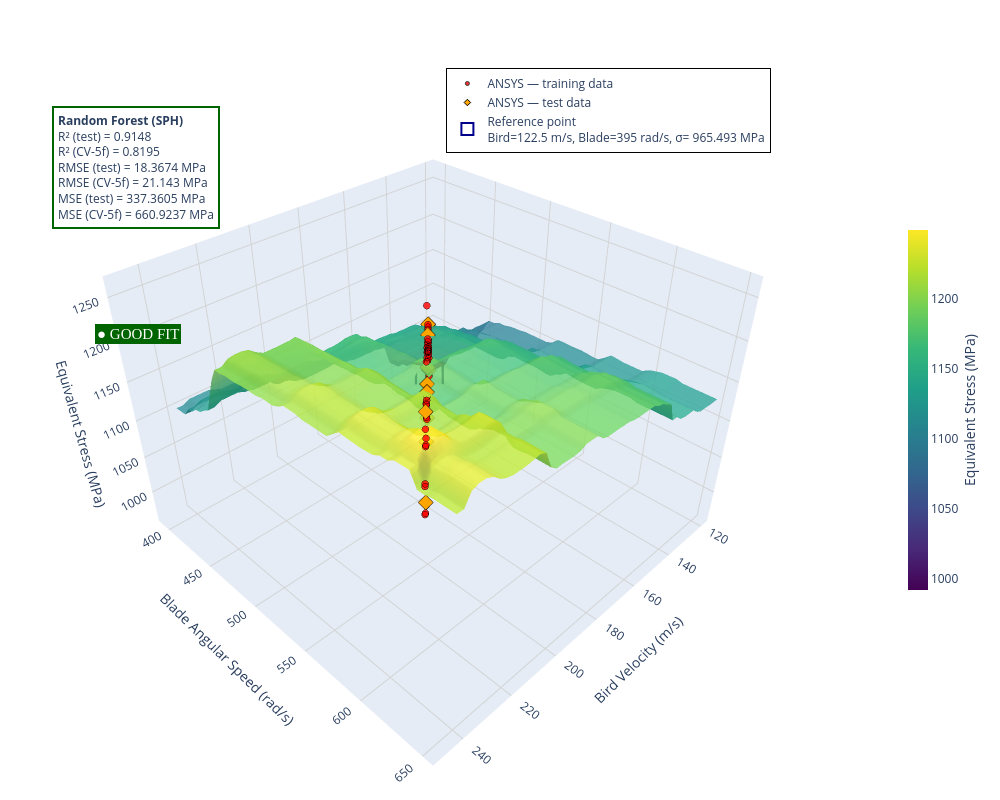

The notebook cell this image was saved under:
### Markdown cell above
# Equivalent_Stress_Maximum

### Code cell
import numpy as np
import pandas as pd
import plotly.graph_objects as go

# --- 1. PREPARE GRID FOR SURFACE (SPH Specific Features) ---
# X: Bird Velocity | Y: Blade Angular Speed
bird_range = np.linspace(120, 240, 50)
blade_range = np.linspace(400, 650, 50)
BIRD, BLADE = np.meshgrid(bird_range, blade_range)

# SPH features = ['Angular_Velocity_Z_Component', 'Velocity_2_Z_Component']
grid_df_sph = pd.DataFrame({
    'Angular_Velocity_Z_Component': BLADE.ravel(),
    'Velocity_2_Z_Component': BIRD.ravel()
})

# Predict surface using SPH RF model (Target already converted to MPa in your script)
Z_pred_stress_sph = rf_model['equivalant_stress'].predict(grid_df_sph).reshape(BIRD.shape)

# --- 2. GENERATE THE VISUALIZATION ---
# Reference point from Figure 11/Table 6 context
ref_bird, ref_blade, ref_sigma = 122.5, 395, 9.654931e+08 * 10**(-6) # Placeholder for SPH baseline stress in MPa

fig = go.Figure()

# A. The Predicted Equivalent Stress Surface
fig.add_trace(go.Surface(
    x=bird_range, y=blade_range, z=Z_pred_stress_sph,
    colorscale='Viridis', opacity=0.8, showlegend=False,
    colorbar=dict(
        title=dict(text='Equivalent Stress (MPa)', side='right'),
        thickness=20, len=0.5, x=1.05
    )
))

# B. ANSYS — Training Data (Red Circles)
fig.add_trace(go.Scatter3d(
    x=X_train['Velocity_2_Z_Component'], 
    y=X_train['Angular_Velocity_Z_Component'], 
    z=y_train['equivalant_stress'],
    mode='markers', 
    marker=dict(size=4, color='red', opacity=0.8, line=dict(color='black', width=1)),
    name='ANSYS — training data'
))

# C. ANSYS — Test Data (Orange Diamonds)
fig.add_trace(go.Scatter3d(
    x=X_test['Velocity_2_Z_Component'], 
    y=X_test['Angular_Velocity_Z_Component'], 
    z=y_test['equivalant_stress'],
    mode='markers', 
    marker=dict(size=5, color='orange', symbol='diamond', line=dict(color='black', width=1)),
    name='ANSYS — test data'
))

# D. Reference Operating Point (Dark Blue Open Square)
fig.add_trace(go.Scatter3d(
    x=[ref_bird], y=[ref_blade], z=[ref_sigma],
    mode='markers',
    marker=dict(
        size=12, 
        color='darkblue', 
        symbol='square-open', 
        line=dict(color='black', width=2)
    ),
    name=f'Reference point <br>Bird={ref_bird} m/s, Blade={ref_blade} rad/s, σ={ref_sigma: .3f} MPa'
))

# --- 3. LAYOUT & ANNOTATIONS (Style Consistency) ---
fig.update_layout(
    width=1000, height=800,
    margin=dict(l=10, r=10, b=10, t=30),
    legend=dict(
        bgcolor="white", bordercolor="black", borderwidth=1,
        x=0.9, y=0.95, xanchor='right', yanchor='top'
    ),
    scene=dict(
        xaxis_title='Bird Velocity (m/s)',
        yaxis_title='Blade Angular Speed (rad/s)',
        zaxis_title='Equivalent Stress (MPa)',
        xaxis=dict(gridcolor="lightgrey"),
        yaxis=dict(gridcolor="lightgrey"),
        zaxis=dict(gridcolor="lightgrey"),
        aspectratio=dict(x=1, y=1, z=0.7)
    ),
    annotations=[
        # Performance Box (Using Equivalent Stress SPH results from your matrix)
        dict(
            x=0.05, y=0.9, xref="paper", yref="paper",
            text=(f"<b>Random Forest (SPH)</b><br>"
                  f"R² (test) = 0.9148<br>"
                  f"R² (CV-5f) = 0.8195<br>"
                  f"RMSE (test) = 18.3674 MPa<br>"
                  f"RMSE (CV-5f) = 21.143 MPa<br>"
                  f"MSE (test) = 337.3605 MPa<br>"
                  f"MSE (CV-5f) = 660.9237 MPa"),
            showarrow=False, align="left",
            bgcolor="white", bordercolor="darkgreen", borderwidth=2, borderpad=4
        ),
        # Fit Label
        dict(
            x=0.1, y=0.6, xref="paper", yref="paper",
            text="● GOOD FIT",
            showarrow=False, font=dict(color="white", size=15, family="Arial Bold"),
            bgcolor="darkgreen", bordercolor="darkgreen", borderwidth=1
        )
    ],
    paper_bgcolor='white'
)

fig.show()

### Figure 1 — Plotly figure (JSON) as saved in the notebook; plotly's stock layout.template omitted (floating-point values rounded to 4 significant figures; data arrays with more than 128 entries replaced by an {"elided": "..."} marker saying what was removed)
{"data": [{"colorbar": {"len": 0.5, "thickness": 20, "title": {"side": "right", "text": "Equivalent Stress (MPa)"}, "x": 1.05}, "colorscale": [[0, "#440154"], [0.1111, "#482878"], [0.2222, "#3e4989"], [0.3333, "#31688e"], [0.4444, "#26828e"], [0.5556, "#1f9e89"], [0.6667, "#35b779"], [0.7778, "#6ece58"], [0.8889, "#b5de2b"], [1, "#fde725"]], "opacity": 0.8, "showlegend": false, "type": "surface", "x": [120.0, 122.4, 124.9, 127.3, 129.8, 132.2, 134.7, 137.1, 139.6, 142.0, 144.5, 146.9, 149.4, 151.8, 154.3, 156.7, 159.2, 161.6, 164.1, 166.5, 169.0, 171.4, 173.9, 176.3, 178.8, 181.2, 183.7, 186.1, 188.6, 191.0, 193.5, 195.9, 198.4, 200.8, 203.3, 205.7, 208.2, 210.6, 213.1, 215.5, 218.0, 220.4, 222.9, 225.3, 227.8, 230.2, 232.7, 235.1, 237.6, 240.0], "y": [400.0, 405.1, 410.2, 415.3, 420.4, 425.5, 430.6, 435.7, 440.8, 445.9, 451.0, 456.1, 461.2, 466.3, 471.4, 476.5, 481.6, 486.7, 491.8, 496.9, 502.0, 507.1, 512.2, 517.3, 522.4, 527.6, 532.7, 537.8, 542.9, 548.0, 553.1, 558.2, 563.3, 568.4, 573.5, 578.6, 583.7, 588.8, 593.9, 599.0, 604.1, 609.2, 614.3, 619.4, 624.5, 629.6, 634.7, 639.8, 644.9, 650.0], "z": {"elided": "50x50 float values"}}, {"marker": {"color": "red", "line": {"color": "black", "width": 1}, "opacity": 0.8, "size": 4}, "mode": "markers", "name": "ANSYS — training data", "type": "scatter3d", "x": [142.5, 245.0, 137.5, 240.0, 132.5, 212.5, 205.0, 170.0, 242.5, 160.0, 145.0, 162.5, 187.5, 232.5, 185.0, 150.0, 122.5, 235.0, 190.0, 207.5, 135.0, 195.0, 215.0, 125.0, 175.0, 127.5, 220.0, 210.0, 180.0, 225.0, 147.5, 177.5, 167.5, 247.5, 172.5, 140.0, 227.5, 157.5, 192.5, 217.5], "y": [435, 640, 425, 630, 415, 575, 560, 490, 635, 470, 440, 475, 525, 615, 520, 450, 395, 620, 530, 565, 420, 540, 580, 400, 500, 405, 590, 570, 510, 600, 445, 505, 485, 645, 495, 430, 605, 465, 535, 585], "z": [1082.0, 1247.0, 1046.0, 1200.0, 1025.0, 1212.0, 1171.0, 1157.0, 1239.0, 1151.0, 1075.0, 1152.0, 1194.0, 1238.0, 1193.0, 1112.0, 965.5, 1264.0, 1195.0, 1201.0, 1042.0, 1165.0, 1207.0, 988.2, 1160.0, 985.2, 1201.0, 1250.0, 1161.0, 1219.0, 1092.0, 1167.0, 1154.0, 1230.0, 1160.0, 1064.0, 1221.0, 1141.0, 1261.0, 1230.0]}, {"marker": {"color": "orange", "line": {"color": "black", "width": 1}, "size": 5, "symbol": "diamond"}, "mode": "markers", "name": "ANSYS — test data", "type": "scatter3d", "x": [230.0, 222.5, 237.5, 152.5, 182.5, 200.0, 165.0, 202.5, 130.0, 197.5, 155.0], "y": [610, 595, 625, 455, 515, 550, 480, 555, 410, 545, 460], "z": [1264.0, 1207.0, 1200.0, 1128.0, 1161.0, 1186.0, 1152.0, 1164.0, 998.5, 1187.0, 1138.0]}, {"marker": {"color": "darkblue", "line": {"color": "black", "width": 2}, "size": 12, "symbol": "square-open"}, "mode": "markers", "name": "Reference point <br>Bird=122.5 m/s, Blade=395 rad/s, σ= 965.493 MPa", "type": "scatter3d", "x": [122.5], "y": [395], "z": [965.5]}], "layout": {"annotations": [{"align": "left", "bgcolor": "white", "bordercolor": "darkgreen", "borderpad": 4, "borderwidth": 2, "showarrow": false, "text": "<b>Random Forest (SPH)</b><br>R² (test) = 0.9148<br>R² (CV-5f) = 0.8195<br>RMSE (test) = 18.3674 MPa<br>RMSE (CV-5f) = 21.143 MPa<br>MSE (test) = 337.3605 MPa<br>MSE (CV-5f) = 660.9237 MPa", "x": 0.05, "xref": "paper", "y": 0.9, "yref": "paper"}, {"bgcolor": "darkgreen", "bordercolor": "darkgreen", "borderwidth": 1, "font": {"color": "white", "family": "Arial Bold", "size": 15}, "showarrow": false, "text": "● GOOD FIT", "x": 0.1, "xref": "paper", "y": 0.6, "yref": "paper"}], "height": 800, "legend": {"bgcolor": "white", "bordercolor": "black", "borderwidth": 1, "x": 0.9, "xanchor": "right", "y": 0.95, "yanchor": "top"}, "margin": {"b": 10, "l": 10, "r": 10, "t": 30}, "paper_bgcolor": "white", "scene": {"aspectratio": {"x": 1, "y": 1, "z": 0.7}, "xaxis": {"gridcolor": "lightgrey", "title": {"text": "Bird Velocity (m/s)"}}, "yaxis": {"gridcolor": "lightgrey", "title": {"text": "Blade Angular Speed (rad/s)"}}, "zaxis": {"gridcolor": "lightgrey", "title": {"text": "Equivalent Stress (MPa)"}}}, "width": 1000}}
